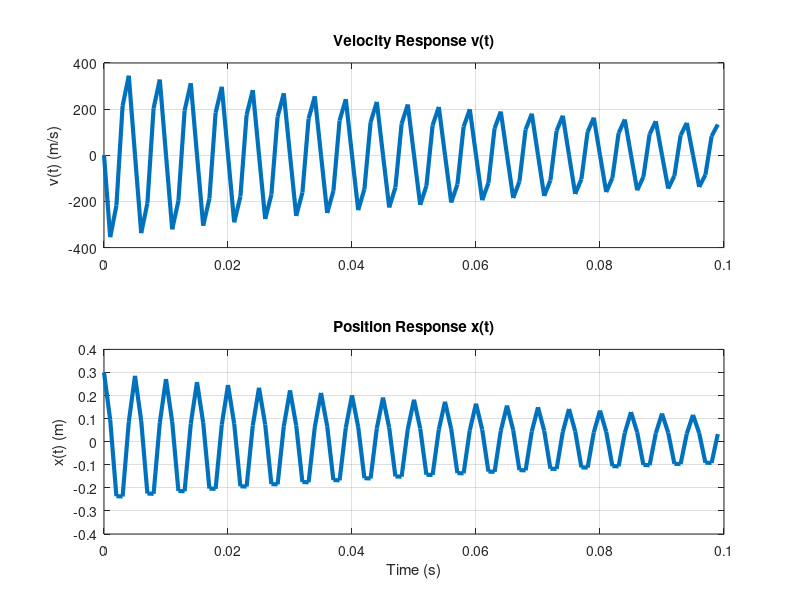
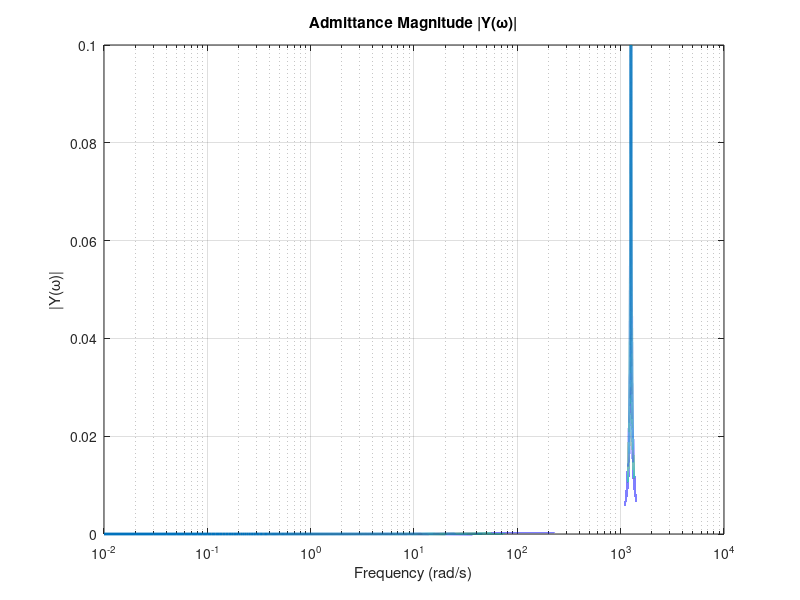
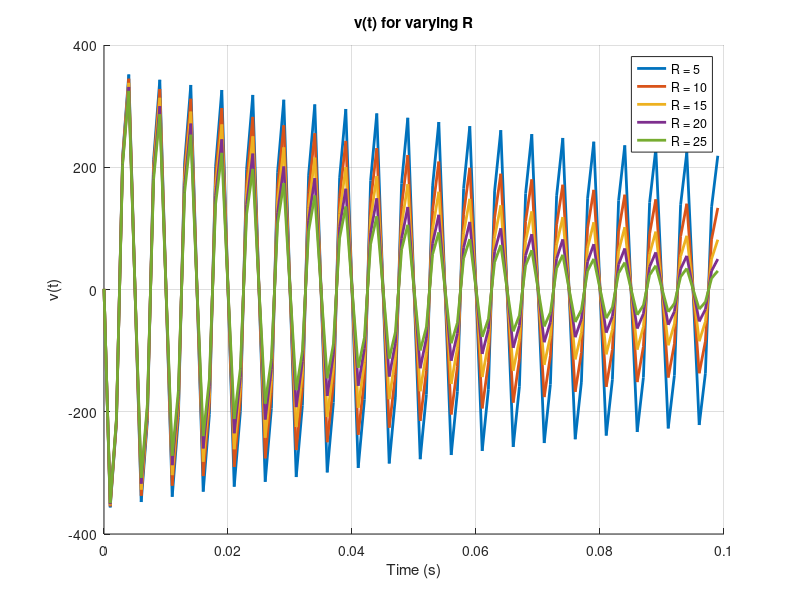
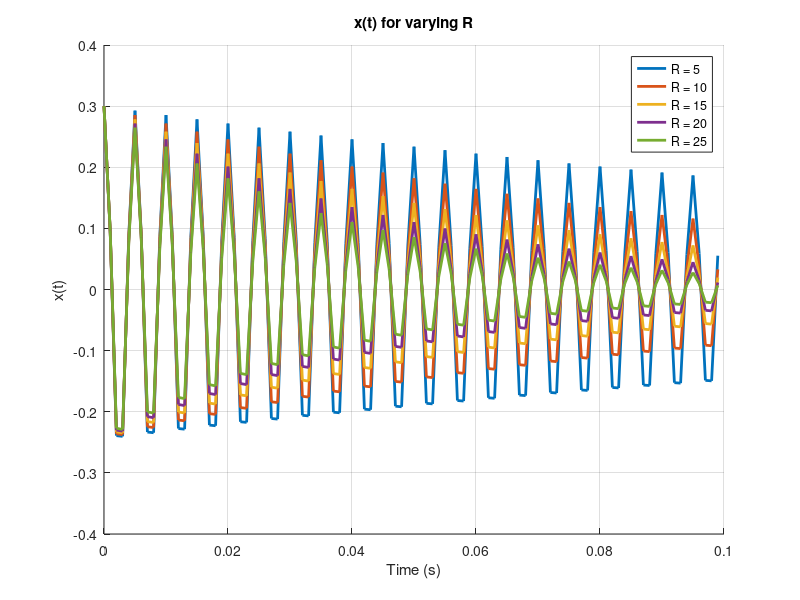

The MATLAB script that drew these images, in order: (Note: this script raises an error after producing the figures.)
% Dylan Qiu Workshop 6 
% Matlab for Mass Spring || Damper System
clc; clear; close all;

% Parameters
m = 0.5;          % Mass (kg)
c = 1.2665*10^-6;        % compliance constant (m/N)
R = 10;        % Damping coefficient (kg/s)
k = 1/ c;          % spring constant

% Init Conds

v0 = 1; % m/s
x0 = 0.3; % m 
s = tf('s');

% Force Vector

Fm = m*v0;
Fk = k * x0/s;
F = [Fm-Fk];

% Impedence / Admittance
Z = s * m + k/s + R; 
Y = inv(Z);
V = inv(Z) .* F;
X = V/s + x0/s;

% Time vector for simulation
N = 100;
dt = 0.001;
t = (0:N-1).'*dt;

% omega vector for simulation
N1 = 500000;
dw = 0.01;
w = (0:N1-1).'*dw;

% Velocity and position vectors
v = impulse(V,t);
x = impulse(X,t);

% Admittance In terms of \omega

y = 1 ./ (R + k ./(1i*w) + 1i*w*m);
%bode(Y)

% Part (c): Base case plots for v(t) and x(t)
figure('Name', 'Part (c)');
subplot(2,1,1);
plot(t, v, 'LineWidth', 3); grid on;
title('Velocity Response v(t)');
ylabel('v(t) (m/s)');

subplot(2,1,2);
plot(t, x, 'LineWidth', 3); grid on;
title('Position Response x(t)');
xlabel('Time (s)'); ylabel('x(t) (m)');

% Part (d): Base case plot for Admittance Y(w)
figure('Name', 'Part (d)');
semilogx(w, abs(y), 'LineWidth', 2); grid on;
title('Admittance Magnitude |Y(\omega)|');
xlabel('Frequency (rad/s)'); ylabel('|Y(\omega)|');

% Part (e): Varying R
R_vec = 5:5:25; % Adjusted range for clarity
figV = figure; hold on; grid on; title('v(t) for varying R');
figX = figure; hold on; grid on; title('x(t) for varying R');
figY = figure; hold on; grid on; title('|Y(\omega)| for varying R');

for j = 1:length(R_vec)
    R_val = R_vec(j);
    
    % Define Impedance and Admittance Transfer Functions
    Z_s = m*s + R_val + k/s;
    Y_tf = 1/Z_s;
    
    % Responses with Initial Conditions
    V_s = (m*v0 - k*x0/s) * Y_tf;
    X_s = V_s/s + x0/s;
    
    v_r = impulse(V_s, t);
    x_r = impulse(X_s, t);
    y_w_r = 1 ./ (R_val + 1i*w*m + k./(1i*w));
    
    figure(figV); plot(t, v_r, 'LineWidth', 2, 'DisplayName', ['R = ', num2str(R_val)]);
    figure(figX); plot(t, x_r, 'LineWidth', 2, 'DisplayName', ['R = ', num2str(R_val)]);
    figure(figY); semilogx(w, abs(y_w_r), 'LineWidth', 2, 'DisplayName', ['R = ', num2str(R_val)]);
end

figure(figV); xlabel('Time (s)'); ylabel('v(t)'); legend show;
figure(figX); xlabel('Time (s)'); ylabel('x(t)'); legend show;
figure(figY); xlabel('Frequency (rad/s)'); ylabel('|Y(\omega)|'); legend show;


% Part (f): Varying C
C_vec = [0.5e-6, 1.2665e-6, 5e-6, 1e-5]; 
figVf = figure; hold on; grid on; title('v(t) for varying C');
figXf = figure; hold on; grid on; title('x(t) for varying C');
figYf = figure; hold on; grid on; title('|Y(\omega)| for varying C');

for j = 1:length(C_vec)
    C_val = C_vec(j);
    k_val = 1/C_val;
    
    % Laplace Domain Models
    Z_c = s*m + k_val/s + 10; % Using R = 10
    V_c = inv(Z_c) * (m*v0 - k_val*x0/s);
    X_c = V_c/s + x0/s;
    
    % Time Domain Simulation
    v_t_c = impulse(V_c, t);
    x_t_c = impulse(X_c, t);
    
    % Frequency Domain Admittance
    y_w_c = 1 ./ (10 + 1i*w*m + k_val./(1i*w));
    
    % Plotting
    figure(figVf);
    plot(t, v_t_c, 'LineWidth', 1.5, 'DisplayName', ['C = ', num2str(C_val)]);
    
    figure(figXf);
    plot(t, x_t_c, 'LineWidth', 1.5, 'DisplayName', ['C = ', num2str(C_val)]);
    
    figure(figYf);
    semilogx(w, abs(y_w_c), 'LineWidth', 2, 'DisplayName', ['C = ', num2str(C_val)]);
end

% Finalize plots
figure(figVf); xlabel('Time (s)'); ylabel('v(t)'); legend show;
figure(figXf); xlabel('Time (s)'); ylabel('x(t)'); legend show;
figure(figYf); xlabel('Frequency (rad/s)'); ylabel('|Y(\omega)|'); 
ylim([0 0.2]); legend show;

%% Dylan Qiu - ME 301 Workshop 6 Problem 2
% Givens 
r1 = 0.5; r2 = 0.3;  %m
m = 10; % kg
k1 = 200; k2 = 300; k3 = 500; %N/m

R_val = 10; %kg/s

% Equivalent Inertia about the contact point
Jeff = (3/2) * m * r1^2;

% Initial conditions

theta0 = 0.15; %radians

% derived values
x1 = r2 * theta0;
x2 = k2 * x1 / (k2+k3); 
r_eq = r1 + r2; % Distance from ground contact to spring line

s = tf('s');

% Time vector 
N = 1000;
dt = 0.01;
t = (0:N-1).'*dt;

% Linear Mesh solution

% Initial Condition Forces
F1 = (k1 * x1)/s;
F2 = (k2 * (x2-x1))/s;
F3 = (k3 * x2)/s;
m_eq = Jeff / (r_eq)^2;

% Force Vector 
F_vec = [-F1 + F2; -F2 - F3];

% Impedance Matrix Z
Z_b = [(m_eq*s + k1/s + k2/s), -k2/s;
      -k2/s, (k2/s + k3/s) ];

% Solve for Mesh Velocities V = [v1; v2]
V_vec = inv(Z_b) * F_vec;

% Extracting Velocity and Displacement for Mesh 1
v1_t = impulse(V_vec(1), t); 
x1_t = impulse(V_vec(1)/s + x1/s, t);

% Plotting
figure;
subplot(2,1,1); plot(t, v1_t, 'b', 'LineWidth', 1.5); grid on;
ylabel('v_1(t) [m/s]'); title('V(t) (no damping)');
subplot(2,1,2); plot(t, x1_t, 'r', 'LineWidth', 1.5); grid on;
ylabel('x_1(t) [m]'); xlabel('Time (s)'); title('X(t)');

% Part C 

% Impedance and force Matrix 
F_vec_c = [-F1 ; 0];
Z_c = [(m_eq*s + k1/s + R), -R;
       -R,      (R + k3/s) ];

% Solve for Mesh Velocities V = [v1; v2]
V_vec_c = inv(Z_c) * F_vec_c;

% Extracting Velocity and Displacement for Mesh 1
v1_t_c = impulse(V_vec_c(1), t); 
x1_t_c = impulse(V_vec_c(1)/s + x1/s, t);

% Plotting
figure;
subplot(2,1,1); plot(t, v1_t_c, 'b', 'LineWidth', 1.5); grid on;
ylabel('v_1(t) [m/s]'); title('Velocity v(t) With Damper');
subplot(2,1,2); plot(t, x1_t_c, 'r', 'LineWidth', 1.5); grid on;
ylabel('x_1(t) [m]'); xlabel('Time (s)'); title('Position x(t) With Damper');
